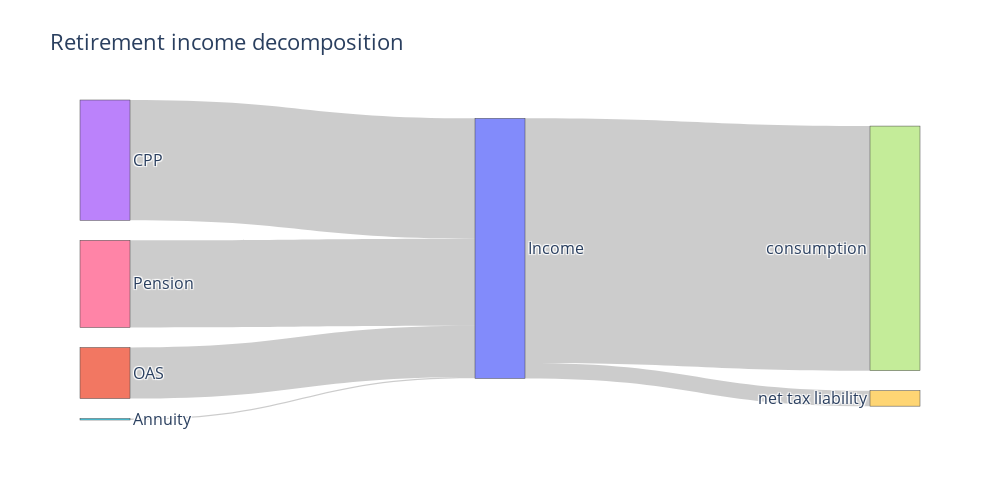

Notebook code cell kept with this figure:
### Markdown cell above
# Income Decomposition

### Code cell
# prepare data
hhold = df_change.loc[0, :]
pension = hhold['pension_after']
annuity = hhold['annuity_rrsp_after'] + hhold['annuity_rpp_dc_after'] + hhold['annuity_non_rrsp_after']
consumption = hhold['cons_after']
debt_payments = hhold['debt_payments_after']
net_liabilities = hhold['fam_net_tax_liability_after']
cpp = hhold['cpp_after']
gis = hhold['gis_after']
oas = hhold['oas_after']
rpp_db = hhold['rpp_db_benefits_after']
if hhold.couple:
    pension += hhold['s_pension_after']
    annuity += hhold['s_annuity_rrsp_after'] + hhold['s_annuity_rpp_dc_after'] + hhold['s_annuity_non_rrsp_after']
    cpp = hhold['s_cpp_after']
    gis = hhold['s_gis_after']
    oas = hhold['s_oas_after']
    rpp_db = hhold['s_rpp_db_benefits_after']

income = oas + gis + cpp + rpp_db + annuity + pension

label = ['Income', # 0
         'OAS', 'GIS', 'CPP', 'RPP DB', 'Annuity', 'Pension', # 1 to 6
         'consumption', 'debt payments', # 7 - 8
         'net tax liability']  # 9 could also enter income (invert source and target)
if net_liabilities > 0:
    source = [1, 2, 3, 4, 5, 6, 0, 0, 0]
    target = [0, 0, 0, 0, 0, 0, 7, 8, 9]
    value =  [oas, gis, cpp, rpp_db, annuity, pension, consumption, debt_payments, net_liabilities]
else:
    source = [1, 2, 3, 4, 5, 6, 0, 0, 9]
    target = [0, 0, 0, 0, 0, 0, 7, 8, 0]
    value =  [oas, gis, cpp, rpp_db, annuity, pension, consumption, debt_payments, -net_liabilities]

# data to dict, dict to sankey
link = dict(source = source,
            target = target,
            value = value,
            hovertemplate='$%{value:,.0f}<extra></extra>')
node = dict(label = label, pad=20, thickness=50,
            hovertemplate='$%{value:,.0f}<extra></extra>')

data = go.Sankey(link=link, node=node)
# plot
fig = go.Figure(data)
fig.update_layout(height=500, width=1000,
                  title_text="Retirement income decomposition",
                  font_size=16)
fig.show()

### Figure 1 — Plotly figure (JSON) as saved in the notebook; plotly's stock layout.template omitted (floating-point values rounded to 4 significant figures)
{"data": [{"link": {"hovertemplate": "$%{value:,.0f}<extra></extra>", "source": [1, 2, 3, 4, 5, 6, 0, 0, 0], "target": [0, 0, 0, 0, 0, 0, 7, 8, 9], "value": [7417.0, 0, 17490.0, 0, 212.8, 12680.0, 35550.0, 0, 2257.0]}, "node": {"hovertemplate": "$%{value:,.0f}<extra></extra>", "label": ["Income", "OAS", "GIS", "CPP", "RPP DB", "Annuity", "Pension", "consumption", "debt payments", "net tax liability"], "pad": 20, "thickness": 50}, "type": "sankey"}], "layout": {"font": {"size": 16}, "height": 500, "title": {"text": "Retirement income decomposition"}, "width": 1000}}
